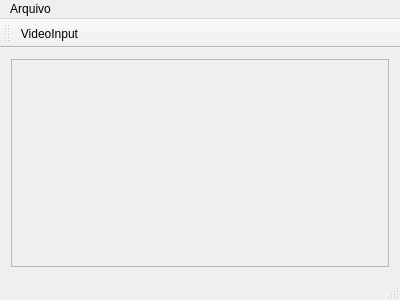
<?xml version="1.0" encoding="UTF-8"?>
<ui version="4.0">
 <class>MainWindow</class>
 <widget class="QMainWindow" name="MainWindow">
  <property name="geometry">
   <rect>
    <x>0</x>
    <y>0</y>
    <width>400</width>
    <height>300</height>
   </rect>
  </property>
  <property name="windowTitle">
   <string>MainWindow</string>
  </property>
  <widget class="QWidget" name="centralWidget">
   <layout class="QVBoxLayout" name="verticalLayout">
    <item>
     <widget class="EditorArea" name="editorArea">
      <property name="widgetResizable">
       <bool>true</bool>
      </property>
      <widget class="DragWidget" name="scrollAreaWidgetContents">
       <property name="geometry">
        <rect>
         <x>0</x>
         <y>0</y>
         <width>378</width>
         <height>208</height>
        </rect>
       </property>
      </widget>
     </widget>
    </item>
   </layout>
  </widget>
  <widget class="QMenuBar" name="menuBar">
   <property name="geometry">
    <rect>
     <x>0</x>
     <y>0</y>
     <width>400</width>
     <height>18</height>
    </rect>
   </property>
   <widget class="QMenu" name="menuSr">
    <property name="title">
     <string>Arquivo</string>
    </property>
    <addaction name="actionNovo_Projeto"/>
   </widget>
   <addaction name="menuSr"/>
  </widget>
  <widget class="QToolBar" name="mainToolBar">
   <attribute name="toolBarArea">
    <enum>TopToolBarArea</enum>
   </attribute>
   <attribute name="toolBarBreak">
    <bool>false</bool>
   </attribute>
   <addaction name="actionVideoInput"/>
  </widget>
  <widget class="QStatusBar" name="statusBar"/>
  <action name="actionVideoInput">
   <property name="icon">
    <iconset resource="Resources.qrc">
     <normaloff>:/images/app_camera.png</normaloff>:/images/app_camera.png</iconset>
   </property>
   <property name="text">
    <string>VideoInput</string>
   </property>
  </action>
  <action name="actionNovo_Projeto">
   <property name="icon">
    <iconset resource="Resources.qrc">
     <normaloff>:/images/action_filenew.png</normaloff>:/images/action_filenew.png</iconset>
   </property>
   <property name="text">
    <string>Novo Projeto</string>
   </property>
  </action>
 </widget>
 <layoutdefault spacing="6" margin="11"/>
 <customwidgets>
  <customwidget>
   <class>EditorArea</class>
   <extends>QScrollArea</extends>
   <header location="global">EditorArea.h</header>
   <container>1</container>
   <slots>
    <slot>onVideoInputAction()</slot>
   </slots>
  </customwidget>
  <customwidget>
   <class>DragWidget</class>
   <extends>QWidget</extends>
   <header>DragWidget.h</header>
   <container>1</container>
  </customwidget>
 </customwidgets>
 <resources>
  <include location="Resources.qrc"/>
 </resources>
 <connections>
  <connection>
   <sender>actionVideoInput</sender>
   <signal>triggered()</signal>
   <receiver>editorArea</receiver>
   <slot>onVideoInputAction()</slot>
   <hints>
    <hint type="sourcelabel">
     <x>-1</x>
     <y>-1</y>
    </hint>
    <hint type="destinationlabel">
     <x>199</x>
     <y>161</y>
    </hint>
   </hints>
  </connection>
 </connections>
</ui>
